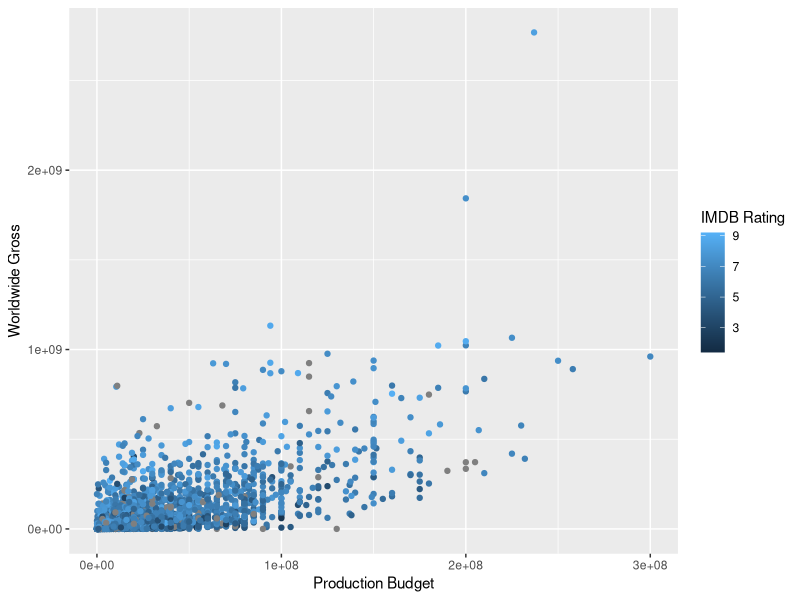

Write R code to recreate this figure.
library(tidyverse)

df <- read_csv("data/movies.csv")
ggplot(df) +
  geom_point(aes(x = `Production Budget`, y = `Worldwide Gross`, color = `IMDB Rating`))
